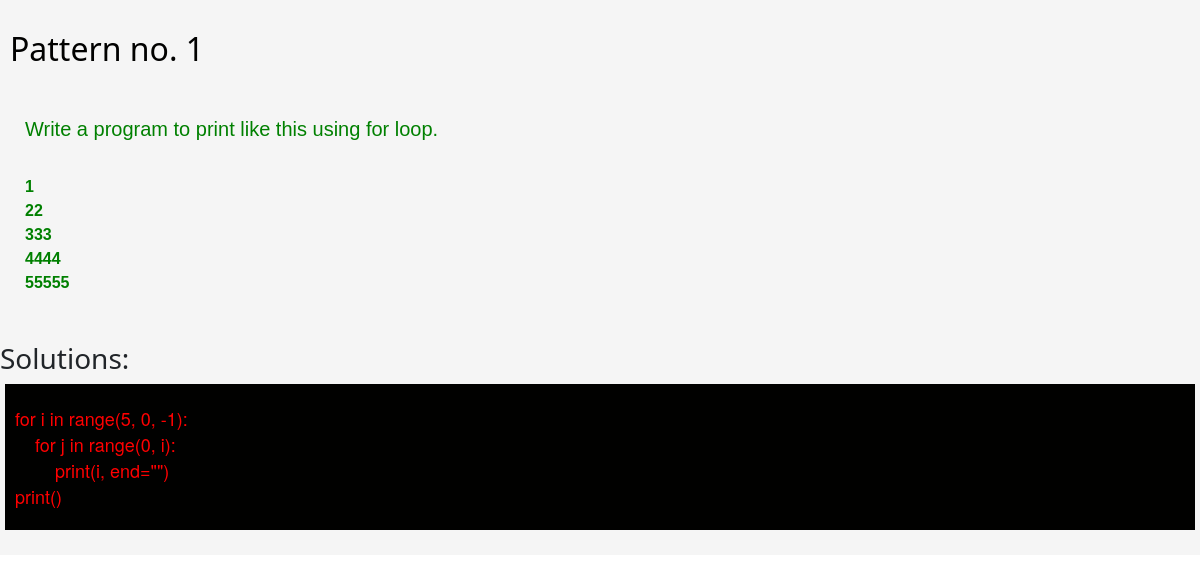
Page /2/ on the committed database.
### qna_app/models.py (models this page shows, shortened)
class Questions(models.Model):
    question_title = models.CharField(max_length=200)
    question_text = models.TextField()

class Answers(models.Model):
    question_title = models.ForeignKey(Questions, on_delete=models.CASCADE)
    solution = models.TextField()

### qna_app/views.py (the view)
# urls.py: path('<int:question_id>/', views.answer, name='answers'),
def answer(request, question_id):
    questions = get_object_or_404(Questions, pk = question_id)
    context = {
        'questions' : questions,
    }
    return render(request, 'qna_app/answer.html', context)

### qna_app/templates/qna_app/answer.html
{% extends 'qna_app/home.html'%}
{% block body_block %}
    <div class="jumbotron">
        <div class="header">
            <h2>{{ questions.question_title }}</h2>
            <p>{{ questions.question_text | safe }}</p>
        </div>
        <h3>Solutions:</h3>
        <div class="answer">
            {% for answer in questions.answers_set.all %}
            <p>{{ answer.solution | safe }}</p>
            {% endfor %}
        </div>
    </div>
{% endblock %}

### qna_app/static/qna_app/css/style.css (style rules this page uses)
.jumbotron { background-color: whitesmoke; padding: 20px 0; }
.question { color: crimson; font-size: 20px; padding: 15px 0; }
.header h2 { color: #010100; margin: 10px; }
.header p { color: green !important; margin-left: 25px; }
.answer p { color: red !important; }
.answer { padding: 5px 10px; background-color: #010100; margin: 5px 5px; }

### rows in the picture
Questions: question_title "Pattern no. 1", question_text "Write a program to print like this using for loop. 1 22 333 4444 55555"
Answers: solution "for i in range(5, 0, -1): for j in range(0, i): print(i, end=\"\") print()"
